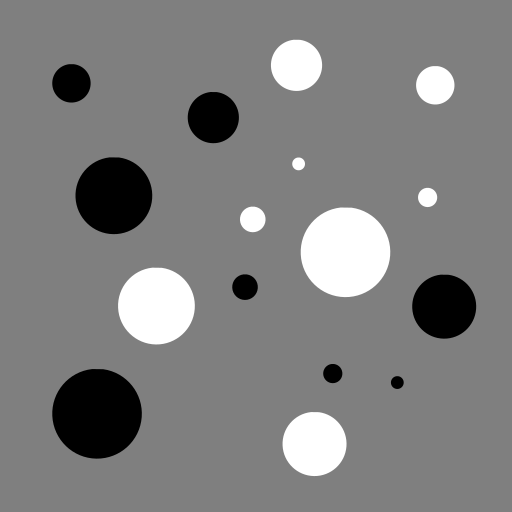
#> input picture 2 Week/test_blob_varying.png, 512 x 512 px, given in place of CT_lab_high_res.png, which was not available
$ python week2.py   (older library calls are emulated)
#> lines starting #> are read from the running program, lines starting #| are printed output that depends on the picture; pictures that were not available may be replaced by others from this repository, and a replacement may not be noted
# -*- coding: utf-8 -*-
"""
Created on Wed Feb  9 14:41:51 2022

@author: hujo8
"""

import numpy as np
import scipy.ndimage
import skimage.feature
import skimage.io
import matplotlib.pyplot as plt
import cv2


def gauss_kernels(sigma, size=4):
    s = np.ceil(np.max([sigma*size, size]))
    x = np.arange(-s,s+1)
    x = x.reshape(x.shape + (1,))
    g = np.exp(-x**2/(2*sigma*sigma))
    g /= np.sum(g)
    dg = -x/(sigma*sigma)*g
    ddg = -1/(sigma*sigma)*g -x/(sigma*sigma)*dg
    return g, dg, ddg

im = skimage.io.imread('CT_lab_high_res.png').astype(np.float)
#> im: shape (512, 512) float64; min 0, max 255, mean 127.1
fig, ax = plt.subplots(1)
ax.imshow(im)


#%% 2.1.1

im = skimage.io.imread('test_blob_uniform.png').astype(np.float)
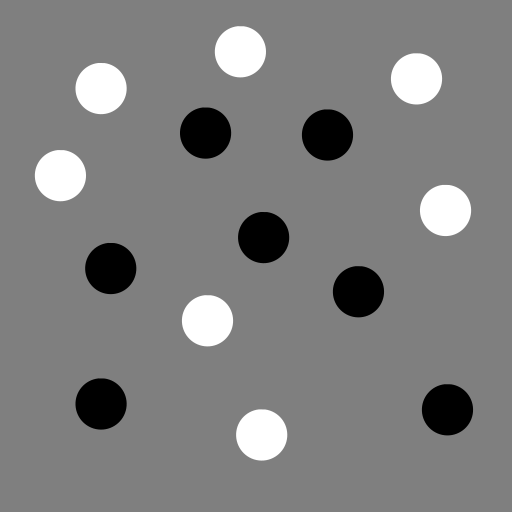
#> input picture 2 Week/test_blob_uniform.png, 512 x 512 px
#> im: shape (512, 512) float64; min 0, max 255, mean 127.1

fig, ax = plt.subplots(1)
ax.imshow(im)


#%% 2.1.2

im = skimage.io.imread('test_blob_uniform.png').astype(np.float)

t = 325

sigma = np.sqrt(t)
g, dg, ddg = gauss_kernels(sigma)


Lxx = cv2.filter2D(cv2.filter2D(im, -1 , g), -1, ddg.T)
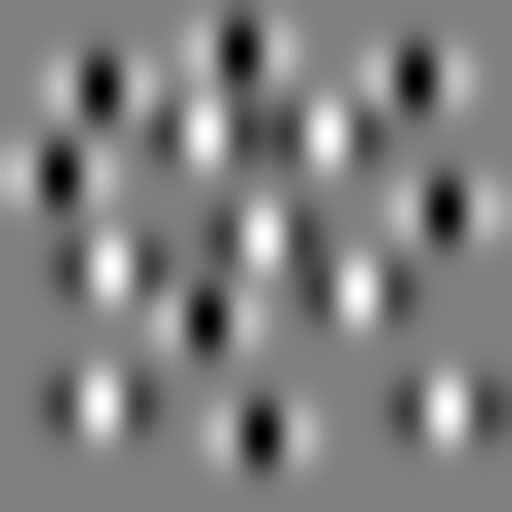
#> Lxx: shape (512, 512) float64; min -0.145, max 0.144, mean -0.000306; drawn with min black and max white
Lyy = cv2.filter2D(cv2.filter2D(im, -1 , ddg), -1, g.T)
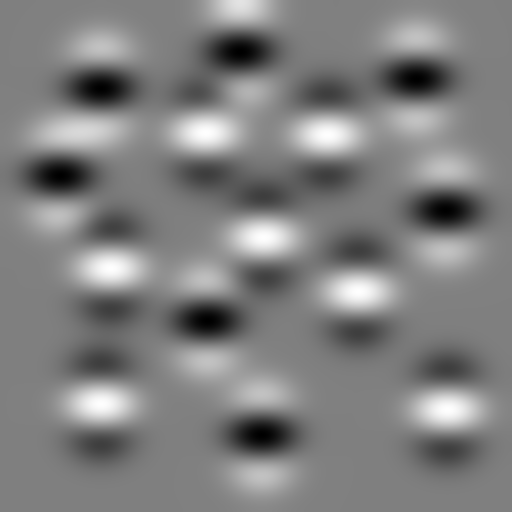
#> Lyy: shape (512, 512) float64; min -0.145, max 0.144, mean -0.000298; drawn with min black and max white

L_blob = t*(Lxx + Lyy)
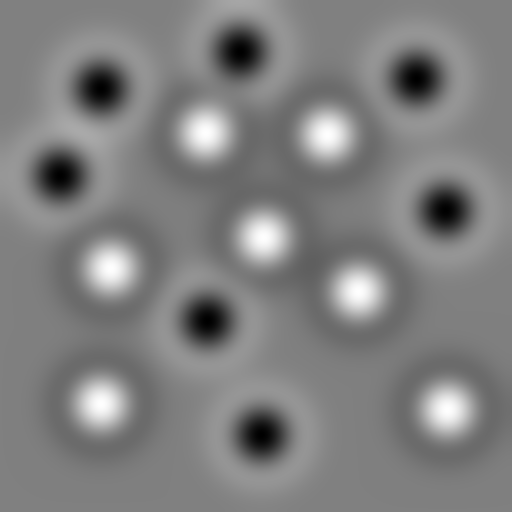
#> L_blob: shape (512, 512) float64; min -94.53, max 93.39, mean -0.2; drawn with min black and max white

fig, ax = plt.subplots(1,1,figsize=(10,10),sharex=True,sharey=True)
pos = ax.imshow(L_blob)
fig.colorbar(pos)


magthres = 50

coordpos = skimage.feature.peak_local_max(L_blob, threshold_abs=magthres)
#> coordpos = [[132, 205], [237, 263], [268, 110], [291, 358], [409, 447], [134, 327], [403, 101]]
coordneg = skimage.feature.peak_local_max(-L_blob, threshold_abs=magthres)
#> coordneg = [[51, 240], [320, 207], [210, 445], [78, 416], [434, 261], [175, 60], [88, 101]]
coord = np.r_[coordpos, coordneg]
#> coord = 14 rows, first 8: [132, 205], [237, 263], [268, 110], [291, 358], [409, 447], [134, 327], [403, 101], [51, 240]


theta = np.arange(0, 2*np.pi, step=np.pi/100)
thetax = np.append(theta,0)
circ = np.array((np.cos(theta),np.sin(theta)))
n = coord.shape[0]
#> n = 14
m = coord.shape[1]
#> m = 2

fig, ax = plt.subplots(1,1,figsize=(10,10),sharex=True,sharey=True)
ax.imshow(im)
plt.plot(coord[:,1],coord[:,0], '.r')

M = 1000
angle = np.exp(1j * 2 * np.pi / M)
angles = np.cumprod(np.ones(M + 1) * angle)


x = []
y = []

for i in range(n):

        x.append(np.sqrt(2*t)*(np.real(angles))+coord[i,1])
        y.append(np.sqrt(2*t)*(np.imag(angles))+coord[i,0])
        plt.plot(x[i], y[i], 'r')
#> after the loop, x = 14 items; y = 14 items

#%% 2.1.3


# im = skimage.io.imread('test_blob_uniform.png').astype(np.float)
# im = skimage.io.imread('test_blob_varying.png').astype(np.float)
im = skimage.io.imread('CT_lab_high_res.png').astype(np.float)

t = 0.5

sigma = np.sqrt(t)
#> sigma = 0.707
g, dg, ddg = gauss_kernels(sigma)
#> g = [6.35e-08, 6.96e-05, 0.0103, 0.208, 0.564, 0.208, 0.0103, 6.96e-05, 6.35e-08]; dg = [5.08e-07, 0.000418, 0.0413, 0.415, 0, -0.415, -0.0413, -0.000418, -5.08e-07]; ddg = [3.94e-06, 0.00237, 0.145, 0.415, -1.13, 0.415, 0.145, 0.00237, 3.94e-06]

im = cv2.filter2D(cv2.filter2D(im,-1,g), -1, g.T)


t = 15

sigma = np.sqrt(t)
#> sigma = 3.87
g, dg, ddg = gauss_kernels(sigma)
#> g = 33 values, max 0.103 at index 16, min 2.03e-05 at index 0, mean 0.0303; dg = 33 values, max 0.0161 at index 12, min -0.0161 at index 20, mean -4.03e-20; ddg = 33 values, max 0.00304 at index 9, min -0.00687 at index 16, mean -7.54e-07

r,c = im.shape
#> r = 512; c = 512

n = 10

L_blob_vol = np.zeros((r,c,n+2))
tstep = np.zeros(n)
#> tstep = [0, 0, 0, 0, 0, 0, 0, 0, 0, 0]

Lg = im

for i in range(0,n):
    tstep[i] = t*(i+1)
    L_blob_vol[:,:,i+2] = t*(i+1)*(cv2.filter2D(cv2.filter2D(Lg,-1,g), -1, ddg.T) + (cv2.filter2D(cv2.filter2D(Lg,-1,ddg), -1, g.T)))
    Lg = cv2.filter2D(cv2.filter2D(Lg,-1,g), -1, g.T)
#> this loop made 10 passes
#> pass 1, `Lg = cv2.filter2D(cv2.filter2D(Lg,-1,g), -1, g.T)`:
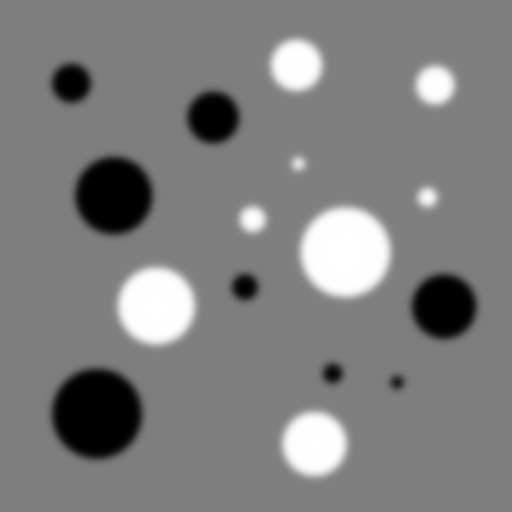
#> Lg: shape (512, 512) float64; min 0, max 255, mean 127.1; drawn with min black and max white
#> after the loop:
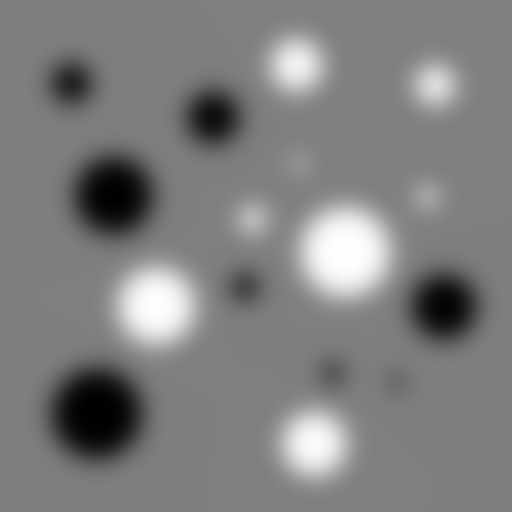
#> Lg: shape (512, 512) float64; min 0.161, max 254.8, mean 127.1
#> after the loop, tstep = [15, 30, 45, 60, 75, 90, 105, 120, 135, 150]

thres = 8000.0


coordpos = skimage.feature.peak_local_max(L_blob_vol, min_distance = 2, threshold_abs=thres)
#> coordpos = empty array
coordneg = skimage.feature.peak_local_max(-L_blob_vol, min_distance = 2, threshold_abs=thres)
#> coordneg = empty array
coord = np.r_[coordpos, coordneg]
#> coord = empty array


n = coord.shape[0]
#> n = 0
m = coord.shape[1]
#> m = 3

fig, ax = plt.subplots(1,1,figsize=(10,10),sharex=True,sharey=True)
ax.imshow(im)
plt.plot(coord[:,1],coord[:,0], '.r')


M = 1000
angle = np.exp(1j * 2 * np.pi / M)
angles = np.cumprod(np.ones(M + 1) * angle)


scale = tstep[coord[:,2]-2]
#> scale = empty array

x = []
y = []
rad = 0
for i in range(n):

        x.append(np.sqrt(2*scale[i])*(np.real(angles))+coord[i,1])
        y.append(np.sqrt(2*scale[i])*(np.imag(angles))+coord[i,0])
        rad = np.sqrt(2*scale[i]) + rad
        plt.plot(x[i], y[i], 'r')
#> after the loop, rad = 0; x = []; y = []

#> (the run stopped early here; a loop or call above may not have finished)
